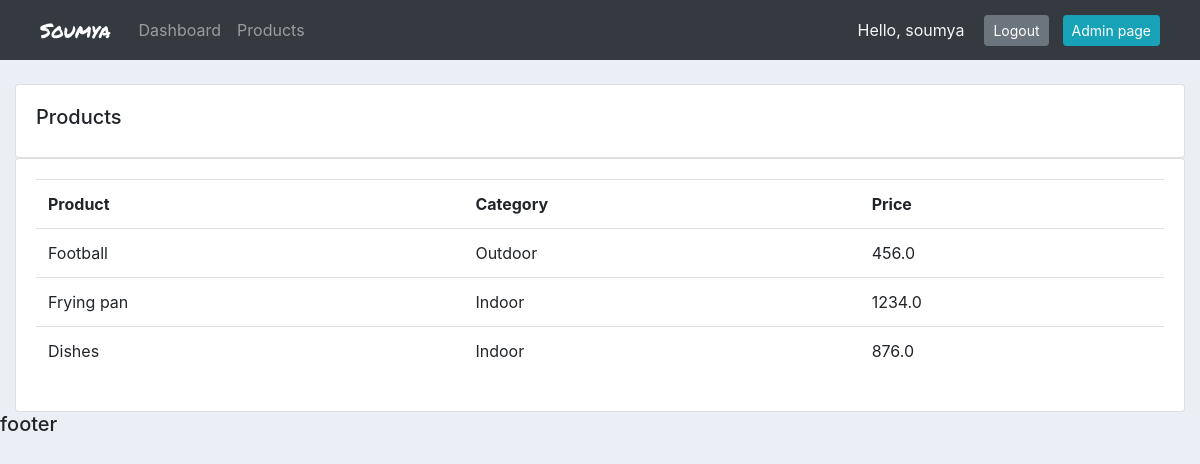
Screenshot of /products/ (signed in) with the database file from the repository.
### accounts/models.py (models this page shows, shortened)
class Product(models.Model):
    CATEGORY = (
        ('Indoor', 'Indoor'),
        ('Outdoor', 'Outdoor'),
    )
    name = models.CharField(max_length = 200, null = True)
    price = models.FloatField(null = True)
    category = models.CharField(max_length = 200, choices = CATEGORY, null = True)
    description = models.CharField(max_length = 300, null = True, blank = True)
    date_created = models.DateTimeField(auto_now_add = True, null = True)
    tags = models.ManyToManyField(Tag)

### accounts/decorators.py (the view)
        def wrapper_func(request, *args, **kwargs):
            group = None
            if request.user.groups.exists():
                group = request.user.groups.all()[0].name
            if group in allowed_user_roles:
                return view_func(request, *args, **kwargs)
            else:
                return HttpResponse('You are not authorized to view this page!')

### accounts/views.py (called while the page is built)
@login_required(login_url='login')
@allowed_users(allowed_user_roles=['Admin'])
def products(request):
    products = Product.objects.all()
    context = {
        'products': products
    }
    return render(request, 'accounts/products.html', context)

### accounts/templates/accounts/products.html
{% extends 'accounts/main.html' %}
{% block content %}
<br>
<div class="row">
    <div class="col-md">
        <div class="card card-body">
            <h5>Products</h5>
        </div>
        <div class="card card-body">
            <table class="table">
                <tr>
                    <th>Product</th>
                    <th>Category</th>
                    <th>Price</th>
                </tr>
                {% for p in products %}
                <tr>
                    <td>{{p.name}}</td>
                    <td>{{p.category}}</td>
                    <td>{{p.price}}</td>
                </tr>
                {% endfor %}
            </table>
        </div>
    </div>
</div>
{% endblock %}

### accounts/templates/accounts/navbar.html (shortened to what this page needs)
<nav class="navbar navbar-expand-lg navbar-dark bg-dark" style="padding: 10px 40px;">
  <a class="navbar-brand" href="{% url 'home' %}"
    style="font-family: 'Permanent Marker', cursive; margin-right: 20px;">Soumya</a>
  <div class="collapse navbar-collapse" id="navbarNav">
    <ul class="navbar-nav">
      <li class="nav-item">
        <a class="nav-link" href="{% url 'home' %}">Dashboard</a>
      </li>
      {% if request.user.is_staff %}
      <li class="nav-item">
        <a class="nav-link" href="{% url 'products' %}">Products</a>
      </li>
      {% endif %}
    </ul>
  </div>
  <div class="logout">
    <p class="logout_text">Hello, {{request.user}}</p>
    <a class="logout_link btn btn-sm btn-secondary" href="{% url 'logout' %}">Logout</a>
    {% if request.user.is_staff %}
    <a class="admin_btn btn btn-sm btn-info" href="/admin">Admin page</a>
    {% else %}
    <a class="admin_btn btn btn-sm btn-info" href="{% url 'account' %}">Settings</a>
    {% endif %}
  </div>
</nav>

### static/css/main.css (style rules this page uses)
body { background-color: #ebeff5; }

### accounts/templates/accounts/navbar.html (style rules this page uses)
.logout { display: flex; justify-content: center; align-items: center; color: whitesmoke; }
.logout_text { margin: 0 20px 0 0; }
.admin_btn { margin-left: 14px; }

### rows the page displays
Product: name "Football", category "Outdoor", price "456.0"
Product: name "Frying pan", category "Indoor", price "1234.0"
Product: name "Dishes", category "Indoor", price "876.0"

### other values shown
{{ request.user }} "soumya"
